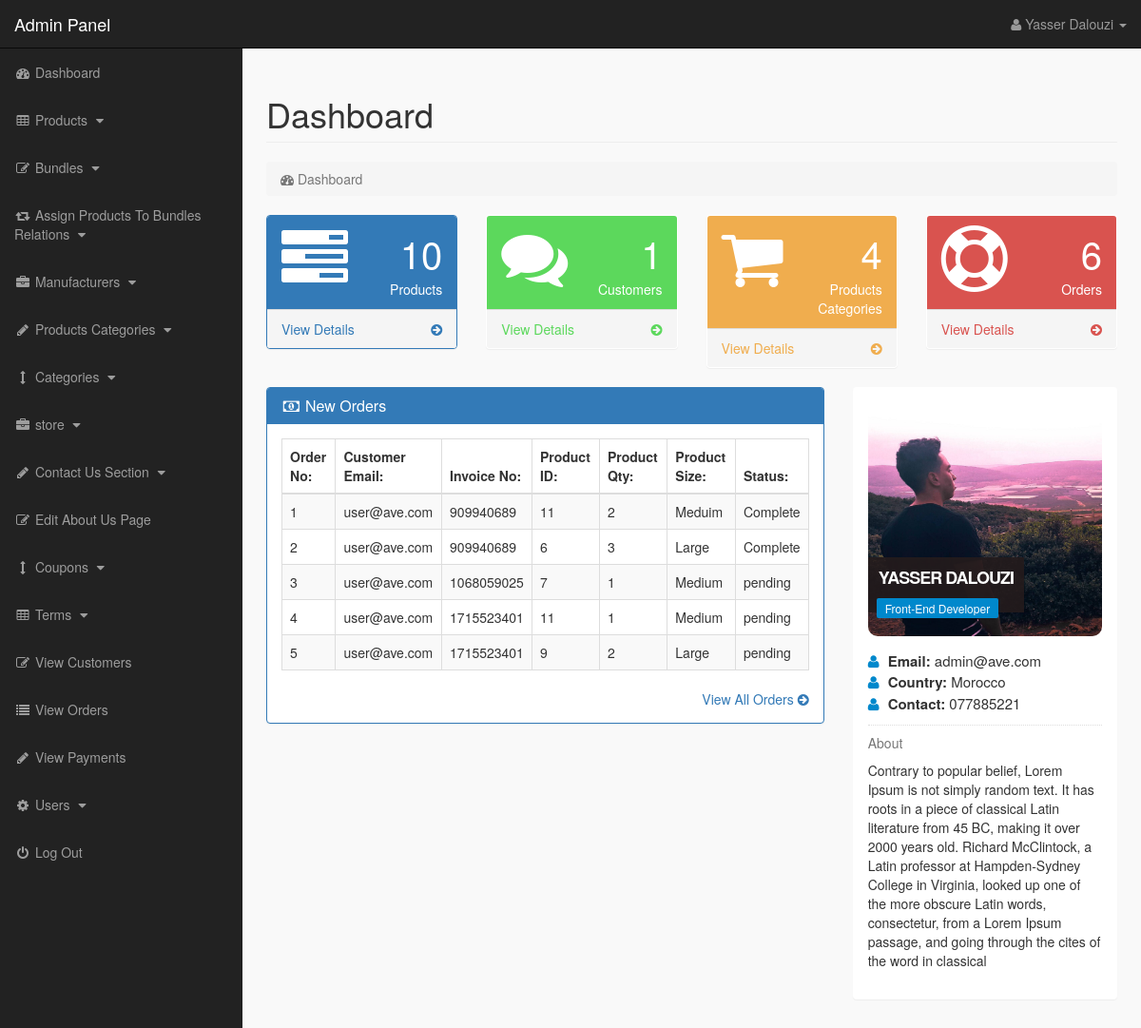
The page /admin_area/index.php?dashboard (signed in) on the database its author committed.
### tables this page shows
CREATE TABLE `pending_orders` (
  `order_id` int(10) NOT NULL,
  `customer_id` int(10) NOT NULL,
  `invoice_no` int(10) NOT NULL,
  `product_id` text NOT NULL,
  `qty` int(10) NOT NULL,
  `size` text NOT NULL,
  `order_status` text NOT NULL
);

CREATE TABLE `customers` (
  `customer_id` int(10) NOT NULL,
  `customer_name` varchar(255) NOT NULL,
  `customer_email` varchar(255) NOT NULL,
  `customer_pass` varchar(255) NOT NULL,
  `customer_country` text NOT NULL,
  `customer_city` text NOT NULL,
  `customer_contact` varchar(255) NOT NULL,
  `customer_address` text NOT NULL,
  `customer_image` text NOT NULL,
  `customer_ip` varchar(255) NOT NULL,
  `customer_confirm_code` text NOT NULL
);

### admin_area/dashboard.php (the view, shortened to what this page needs)
<?php
if(!isset($_SESSION['admin_email'])){
echo "<script>window.open('login.php','_self')</script>";
}
else {
?>
<div class="row">
<div class="col-lg-12">
<h1 class="page-header">Dashboard</h1>
<ol class="breadcrumb">
<li class="active">
<i class="fa fa-dashboard"></i> Dashboard
</li>
</ol>
</div>
</div>
<div class="row">
<div class="col-lg-3 col-md-6">
<div class="panel panel-primary">
<div class="panel-heading">
<div class="row">
<div class="col-xs-3">
<i class="fa fa-tasks fa-5x"> </i>
</div>
<div class="col-xs-9 text-right">
<div class="huge"> <?php echo $count_products; ?> </div>
<div>Products</div>
</div>
</div>
</div>
<a href="index.php?view_products">
<div class="panel-footer">
<span class="pull-left"> View Details </span>
<span class="pull-right"> <i class="fa fa-arrow-circle-right"></i> </span>
<div class="clearfix"></div>
</div>
</a>
</div>
</div>
<div class="col-lg-3 col-md-6">
<div class="panel panel-green">
<div class="panel-heading">
<div class="row">
<div class="col-xs-3">
<i class="fa fa-comments fa-5x"> </i>
</div>
<div class="col-xs-9 text-right">
<div class="huge"> <?php echo $count_customers; ?> </div>
<div>Customers</div>
</div>
</div>
</div>
<a href="index.php?view_customers">
<div class="panel-footer">
<span class="pull-left"> View Details </span>
<span class="pull-right"> <i class="fa fa-arrow-circle-right"></i> </span>
<div class="clearfix"></div>
</div>
</a>
</div>
</div>
<div class="col-lg-3 col-md-6">
<div class="panel panel-yellow">
<div class="panel-heading">
<div class="row">
<div class="col-xs-3">
<i class="fa fa-shopping-cart fa-5x"> </i>
</div>
<div class="col-xs-9 text-right">
<div class="huge"> <?php echo $count_p_categories; ?> </div>
<div>Products Categories</div>
</div>
</div>
</div>
<a href="index.php?view_p_cats">
<div class="panel-footer">
<span class="pull-left"> View Details </span>
<span class="pull-right"> <i class="fa fa-arrow-circle-right"></i> </span>
<div class="clearfix"></div>
</div>
</a>
</div>
</div>
<div class="col-lg-3 col-md-6">
<div class="panel panel-red">
<div class="panel-heading">
<div class="row">
<div class="col-xs-3">
<i class="fa fa-support fa-5x"> </i>
</div>
<div class="col-xs-9 text-right">
<div class="huge"> <?php echo $count_pending_orders; ?> </div>
<div>Orders</div>
</div>
</div>
</div>
<a href="index.php?view_orders">
<div class="panel-footer">
<span class="pull-left"> View Details </span>
<span class="pull-right"> <i class="fa fa-arrow-circle-right"></i> </span>
<div class="clearfix"></div>
</div>
</a>
</div>
</div>
</div>
<div class="row" >
<div class="col-lg-8" >
<div class="panel panel-primary" >
<div class="panel-heading" >
<h3 class="panel-title" >
<i class="fa fa-money fa-fw" ></i> New Orders
</h3>
</div>
<div class="panel-body" >
<div class="table-responsive" >
<table class="table table-bordered table-hover table-striped" >
<thead>
<tr>
<th>Order No:</th>
<th>Customer Email:</th>
<th>Invoice No:</th>
<th>Product ID:</th>
<th>Product Qty:</th>
<th>Product Size:</th>
<th>Status:</th>
</tr>
</thead>
<tbody>
<?php
$i = 0;
$get_order = "select * from pending_orders order by 1 DESC LIMIT 0,5";
$run_order = mysqli_query($con,$get_order);
while($row_order=mysqli_fetch_array($run_order)){
$c_id = $row_order['customer_id'];
$invoice_no = $row_order['invoice_no'];
$product_id = $row_order['product_id'];
$qty = $row_order['qty'];
$size = $row_order['size'];
$order_status = $row_order['order_status'];
$i++;
?>
<tr>
<td><?php echo $i; ?></td>
<td>
<?php
$get_customer = "select * from customers where customer_id='$c_id'";
$run_customer = mysqli_query($con,$get_customer);
$row_customer = mysqli_fetch_array($run_customer);
$customer_email = $row_customer['customer_email'];
echo $customer_email;
?>
</td>
<td><?php echo $invoice_no; ?></td>
<td><?php echo $product_id; ?></td>
<td><?php echo $qty; ?></td>
<td><?php echo $size; ?></td>
<td>
<?php
if($order_status=='pending'){
echo $order_status='pending';
}
else {
echo $order_status='Complete';
}
?>
</td>
</tr>
<?php } ?>
</tbody>
</table>
</div>
<div class="text-right" >
<a href="index.php?view_orders" >
View All Orders <i class="fa fa-arrow-circle-right" ></i>
</a>
</div>
</div>
</div>
</div>
<div class="col-md-4">
<div class="panel">
<div class="panel-body">
<div class="thumb-info mb-md">
<img src="admin_images/<?php echo $admin_image; ?>" class="rounded img-responsive">
<div class="thumb-info-title">
<span class="thumb-info-inner"> <?php echo $admin_name; ?> </span>
<span class="thumb-info-type"> <?php echo $admin_job; ?> </span>
</div>
</div>
<div class="mb-md">
<div class="widget-content-expanded">
<i class="fa fa-user"></i> <span>Email: </span> <?php echo $admin_email; ?>  <br>
<i class="fa fa-user"></i> <span>Country: </span> <?php echo $admin_country; ?>   <br>
<i class="fa fa-user"></i> <span>Contact: </span> <?php echo $admin_contact; ?>   <br>
</div>
<hr class="dotted short">
<h5 class="text-muted">About</h5>
<p>
<?php echo $admin_about; ?>
</p>
</div>
</div>
</div>
</div>
</div>
<?php } ?>

### admin_area/includes/sidebar.php (shortened to what this page needs)
<?php
if(!isset($_SESSION['admin_email'])){
echo "<script>window.open('login.php','_self')</script>";
}
else {
?>
<nav class="navbar navbar-inverse navbar-fixed-top" >
<div class="navbar-header" >
<a class="navbar-brand" href="index.php?dashboard" >Admin Panel</a>
</div>
<ul class="nav navbar-right top-nav" >
<li class="dropdown" >
<a href="#" class="dropdown-toggle" data-toggle="dropdown" >
<i class="fa fa-user" ></i>
<?php echo $admin_name; ?> <b class="caret" ></b>
</a>
</li>
</ul>
<div class="collapse navbar-collapse navbar-ex1-collapse">
<ul class="nav navbar-nav side-nav">
<li>
<a href="index.php?dashboard">
<i class="fa fa-fw fa-dashboard"></i> Dashboard
</a>
</li>
<li>
<a href="#" data-toggle="collapse" data-target="#products">
<i class="fa fa-fw fa-table"></i> Products
<i class="fa fa-fw fa-caret-down"></i>
</a>
</li>
<li>
<a href="#" data-toggle="collapse" data-target="#bundles">
<i class="fa fa-fw fa-edit"></i> Bundles
<i class="fa fa-fw fa-caret-down"></i>
</a>
</li>
<li>
<a href="#" data-toggle="collapse" data-target="#relations">
<i class="fa fa-fw fa-retweet"></i> Assign Products To Bundles Relations
<i class="fa fa-fw fa-caret-down"></i>
</a>
</li>
<li>
<a href="#" data-toggle="collapse" data-target="#manufacturers">
<i class="fa fa-fw fa-briefcase"></i> Manufacturers
<i class="fa fa-fw fa-caret-down"></i>
</a>
</li>
<li>
<a href="#" data-toggle="collapse" data-target="#p_cat">
<i class="fa fa-fw fa-pencil"></i> Products Categories
<i class="fa fa-fw fa-caret-down"></i>
</a>
</li>
<li>
<a href="#" data-toggle="collapse" data-target="#cat">
<i class="fa fa-fw fa-arrows-v"></i> Categories
<i class="fa fa-fw fa-caret-down"></i>
</a>
</li>
<li>
<a href="#" data-toggle="collapse" data-target="#store">
<i class="fa fa-fw fa-briefcase"></i> store
<i class="fa fa-fw fa-caret-down"></i>
</a>
</li>
<li>
<a href="#" data-toggle="collapse" data-target="#contact_us">
<i class="fa fa-fw fa-pencil"> </i> Contact Us Section
<i class="fa fa-fw fa-caret-down"></i>
</a>
</li>
<li>
<a href="index.php?edit_about_us">
<i class="fa fa-fw fa-edit"></i> Edit About Us Page
</a>
</li>
<li>
<a href="#" data-toggle="collapse" data-target="#coupons">
<i class="fa fa-fw fa-arrows-v"></i> Coupons
<i class="fa fa-fw fa-caret-down"></i>
</a>
</li>
<li>
<a href="#" data-toggle="collapse" data-target="#terms" >
<i class="fa fa-fw fa-table"></i> Terms
<i class="fa fa-fw fa-caret-down"></i>
</a>
</li>
<li>
<a href="index.php?view_customers">
<i class="fa fa-fw fa-edit"></i> View Customers
</a>
</li>
<li>
<a href="index.php?view_orders">
<i class="fa fa-fw fa-list"></i> View Orders
</a>
</li>
<li>
<a href="index.php?view_payments">
<i class="fa fa-fw fa-pencil"></i> View Payments
</a>
</li>
<li>
<a href="#" data-toggle="collapse" data-target="#users">
<i class="fa fa-fw fa-gear"></i> Users
<i class="fa fa-fw fa-caret-down"></i>
</a>
</li>
<li>
<a href="logout.php">
<i class="fa fa-fw fa-power-off"></i> Log Out
</a>
</li>
</ul>
</div>
</nav>
<?php } ?>

### admin_area/css/style.css (style rules this page uses)
body { margin-top:100px; }
@media (min-width: 768px) { body { margin-top:50px; } }
.top-nav { padding:0 15px; }
.top-nav>li { display:inline-block; float:left; }
.top-nav>li>a { padding-top:15px; padding-bottom:15px; line-height:20px; color:#999; }
@media (min-width: 768px) { .side-nav { position:fixed; top:51px; width:255px; border-radius:0; overflow-y:auto; background-color: #222; bottom:0; overflow-x:hidden; padding-bottom:40px; } }
@media (min-width: 768px) { .side-nav>li>a { width:255px; } }
.huge { font-size:40px; line-height:normal; }
.panel-green > .panel-heading { color:#fff; background-color:#5cd85c; }
.panel-green > a { color:#5cd85c; }
.panel-red > .panel-heading { color:#fff; background-color:#d9534f; }
.panel-red > a { color:#d9534f; }
.panel-yellow > .panel-heading { color:#fff; background-color:#f0ad4e; }
.panel-yellow > a { color:#f0ad4e; }
.panel-body { border-radius:5px; }
.thumb-info { position: relative; }
.mb-md { margin-bottom: 15px !important; }
.rounded { border-radius:10px; }
hr { border:0; height: 1px; margin: 22px 0 22px 0; }
hr.dotted { height:0; border-bottom: 1px dotted #ddd; margin: 11px 0 11px 0; }
.thumb-info .thumb-info-title { background: rgba(36, 27, 28, 0.9); bottom:10%; color:#fff; font-size:18px; font-weight: 700; left: 0; letter-spacing: -1px; padding: 9px 11px 9px; position: absolute; text-transform: uppercase; z-index: 1; }
.thumb-info .thumb-info-inner { display:block; }
.thumb-info .thumb-info-type { background-color: #0088cc; border-radius: 2px; display: inline-block; float:left; font-size:12px; font-weight:400; letter-spacing:0; margin: 8px -2px -15px -2px; padding: 2px 9px; text-transform:none; }
.widget-content-expanded { font-size:15px; }
.widget-content-expanded span { font-weight:bold; }
.widget-content-expanded i { color:#0088cc; margin-right:5px; }

### rows shown on the page
pending_orders: customer.customer_email "user@ave.com", invoice_no "909940689", product "11", qty "2", size "Meduim"
pending_orders: customer.customer_email "user@ave.com", invoice_no "909940689", product "6", qty "3", size "Large"
pending_orders: customer.customer_email "user@ave.com", invoice_no "1068059025", product "7", qty "1", size "Medium"
pending_orders: customer.customer_email "user@ave.com", invoice_no "1715523401", product "11", qty "1", size "Medium"
pending_orders: customer.customer_email "user@ave.com", invoice_no "1715523401", product "9", qty "2", size "Large"

### other values the page prints
$admin_name "Yasser Dalouzi"
$count_products "10"
$count_customers "1"
$count_p_categories "4"
$count_pending_orders "6"
$admin_name "YASSER DALOUZI"
$admin_job "Front-End Developer"
$admin_email "admin@ave.com"
$admin_country "Morocco"
$admin_contact "077885221"
